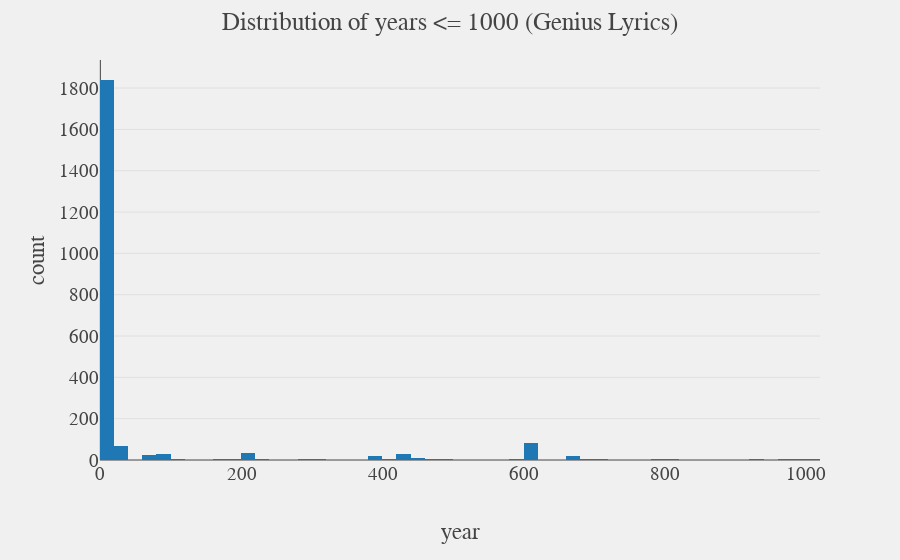

Notebook cell for this chart:
### Markdown cell above
0.04% of song years are less than year 1000

### Code cell
fig = px.histogram(df_lyrics.filter(pl.col("year") <= 1000).select("year"))
fig.update_layout(title="Distribution of years <= 1000 (Genius Lyrics)")
fig.update_xaxes(title="year")

### Figure 1 — Plotly figure (JSON) as saved in the notebook; plotly's stock layout.template omitted (floating-point values rounded to 4 significant figures; data arrays with more than 128 entries replaced by an {"elided": "..."} marker saying what was removed)
{"data": [{"alignmentgroup": "True", "bingroup": "x", "hovertemplate": "variable=year<br>value=%{x}<br>count=%{y}<extra></extra>", "legendgroup": "year", "marker": {"color": "#1F77B4", "pattern": {"shape": ""}}, "name": "year", "offsetgroup": "year", "orientation": "v", "showlegend": true, "type": "histogram", "x": {"elided": "2247 int values"}, "xaxis": "x", "yaxis": "y"}], "layout": {"barmode": "relative", "legend": {"title": {"text": "variable"}, "tracegroupgap": 0}, "margin": {"t": 60}, "title": {"text": "Distribution of years <= 1000 (Genius Lyrics)"}, "xaxis": {"anchor": "y", "domain": [0, 1], "title": {"text": "year"}}, "yaxis": {"anchor": "x", "domain": [0, 1], "title": {"text": "count"}}}}
